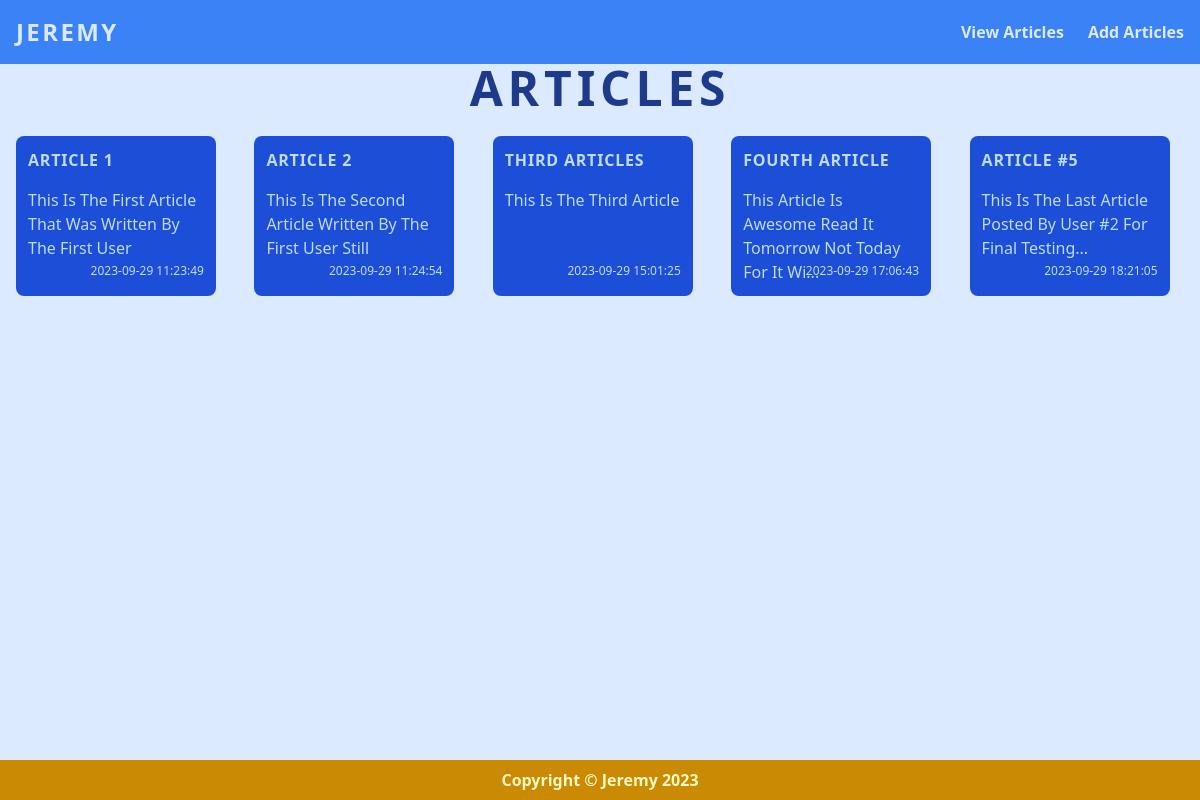
/view_articles.php, run on the app's committed database.
### tables this page shows
CREATE TABLE IF NOT EXISTS `articles_tbl` (
  `article_id` int(11) NOT NULL,
  `author_id` int(11) NOT NULL,
  `article_title` varchar(255) NOT NULL,
  `article_body` text NOT NULL,
  `created_at` datetime NOT NULL DEFAULT current_timestamp()
);

### view_articles.php (called while the page is built)
<?php
    require_once "ClassAutoLoad.php";
    $OBJ_Layouts->header();
    $OBJ_Layouts->nav();
    $OBJ_Article_Templates->view_articles($articles);
    $OBJ_Layouts->footer();

### config/dbConnection.php (called while the page is built, shortened)
<?php
class dbConnection
{
    private $connection;
    public function connection($DB_HOST, $DB_NAME, $DB_USER, $DB_PASS, $DB_PORT)
    {
        if ($DB_PORT <> Null) {
            $DB_HOST .= "";
        }
        try {
            $this->connection = new PDO("mysql:host=$DB_HOST;dbname=$DB_NAME", $DB_USER, $DB_PASS);
            $this->connection->setAttribute(PDO::ATTR_ERRMODE, PDO::ERRMODE_EXCEPTION);
            $this->connection->setAttribute(PDO::ATTR_DEFAULT_FETCH_MODE, PDO::FETCH_ASSOC);
        } catch (PDOException $e) {
            die("Connection failed: " . $e->getMessage());
        }
    }
    public function select_while($sql){
                $result = $this->connection->prepare($sql);
                $result->execute();
                return $result->fetchAll();
    }
}

### processes/article.php (called while the page is built, shortened)
<?php
class article{
    public function getAllArticles($DB){
        $allArticles = $DB->select_while("SELECT * FROM articles_tbl");
        return $allArticles;
    }
}

### ClassAutoLoad.php (called while the page is built, shortened)
 <?php
$DB = New dbConnection(HOSTNAME,DBNAME,HOSTUSER,HOSTPASS,DBPORT);
$OBJ_Proc = new article();
$OBJ_Proc->add_article($DB);
$articles = $OBJ_Proc->getAllArticles($DB);

### templates/article_templates.php (the view, shortened to what this page needs)
<?php
function sliceString($str)
{
    if (strlen($str) <= 63) {
        return $str;
    } else {
        $slicedString = substr($str, 0, 60);
        return $slicedString . "...";
    }
};
class article_templates
{
?>
    <?php
    public function view_articles($articles)
    {
    ?>
        <main class="grow bg-blue-100 px-4 space-y-6">
            <h1 class="text-center text-5xl uppercase tracking-widest font-bold text-blue-900">articles</h1>
            <div class="grid grid-cols-5 gap-6">
                <?php
                foreach($articles as $article){
                    ?>
                    <div class="bg-blue-700 w-[200px] h-[160px] rounded-lg p-3 text-blue-200 space-y-4">
                    <p class="font-bold uppercase tracking-wider"><?= $article['article_title'] ?></p>
                    <div class="relative flex flex-col h-2/3">
                        <p class="capitalize"><?= sliceString($article['article_body']) ?></p>
                        <p class="text-xs absolute bottom-0 right-0"><?= $article['created_at'] ?>
                    </div>
                </div>
               <?php }?>
            </div>
        </main>
<?php
    }
}

### layouts/layouts.php (shortened to what this page needs)
<?php
class layouts
{
    public function header()
    {
?>
        <!doctype html>
        <html>
        <head>
            <script src="https://cdn.tailwindcss.com"></script>
        </head>
        <body class="flex flex-col h-screen">
        <?php
    }
    public function nav()
    {
        ?>
            <nav class="flex bg-blue-500 text-blue-100 justify-between items-center p-4">
                <a href="index.php">
                    <p class="uppercase tracking-widest text-2xl font-bold text-blue-100">Jeremy</p>
                </a>
                <ul class="flex justify-between space-x-6">
                    <li><a href="view_articles.php" class="font-semibold">View Articles</a></li>
                    <li><a href="index.php" class="font-semibold">Add Articles</a></li>
                </ul>
            </nav>
        <?php
    }
    public function footer()
    {
        ?>
            <footer class="py-2 flex items-center bg-yellow-600 justify-center text-yellow-100 font-bold">Copyright &copy; Jeremy 2023</footer>
        </body>
        </html>
<?php
    }
}

### data on the page
articles_tbl: article_title "ARTICLE 1", article_body "This Is The First Article That Was Written By The First User", created_at "2023-09-29 11:23:49"
articles_tbl: article_title "ARTICLE 2", article_body "This Is The Second Article Written By The First User Still", created_at "2023-09-29 11:24:54"
articles_tbl: article_title "THIRD ARTICLES", article_body "This Is The Third Article", created_at "2023-09-29 15:01:25"
articles_tbl: article_title "FOURTH ARTICLE", article_body "This Article Is Awesome Read It Tomorrow Not Today For It Wi...", created_at "2023-09-29 17:06:43"
articles_tbl: article_title "ARTICLE #5", article_body "This Is The Last Article Posted By User #2 For Final Testing...", created_at "2023-09-29 18:21:05"
